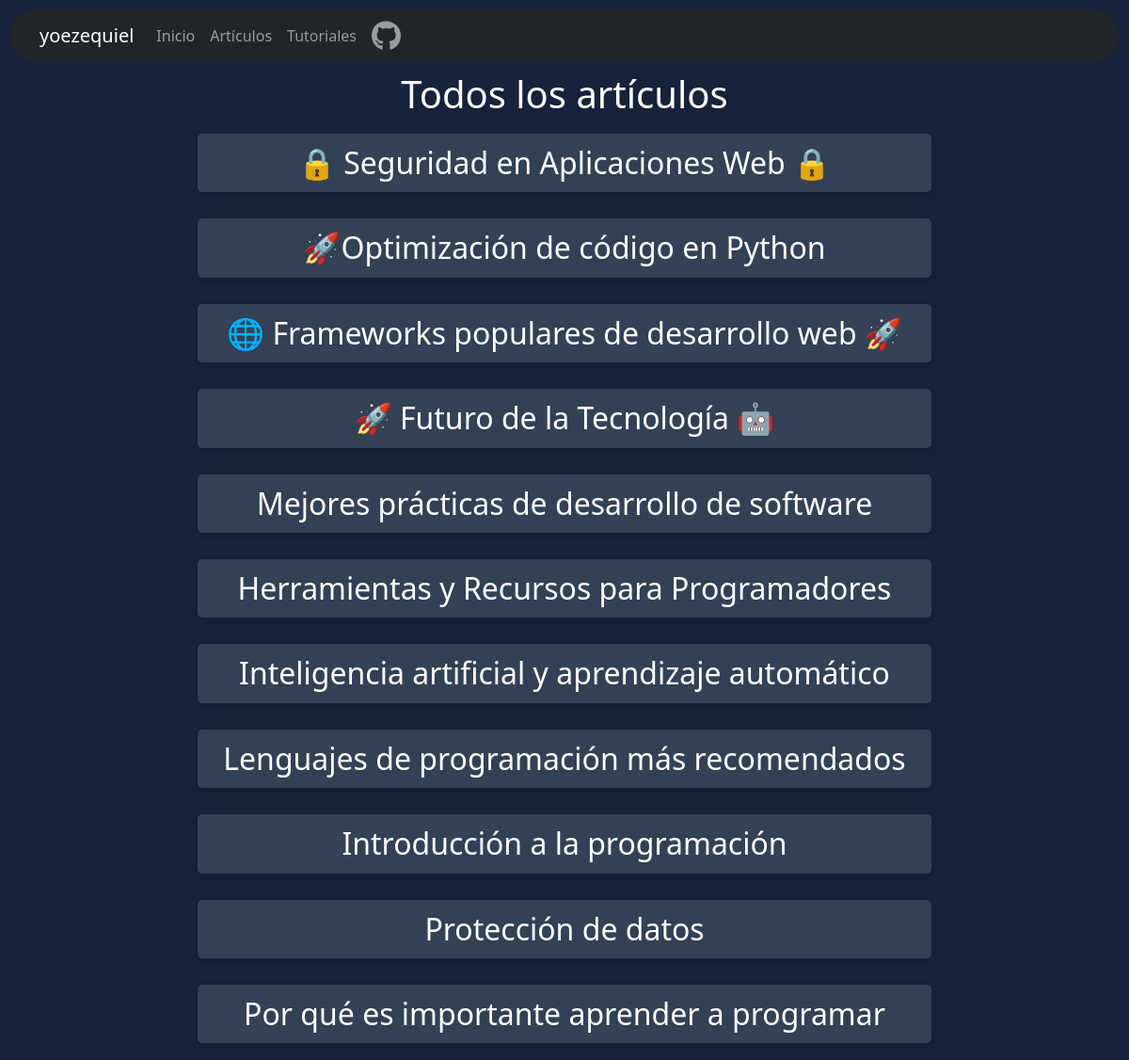
Page /articles on the earlier database version.
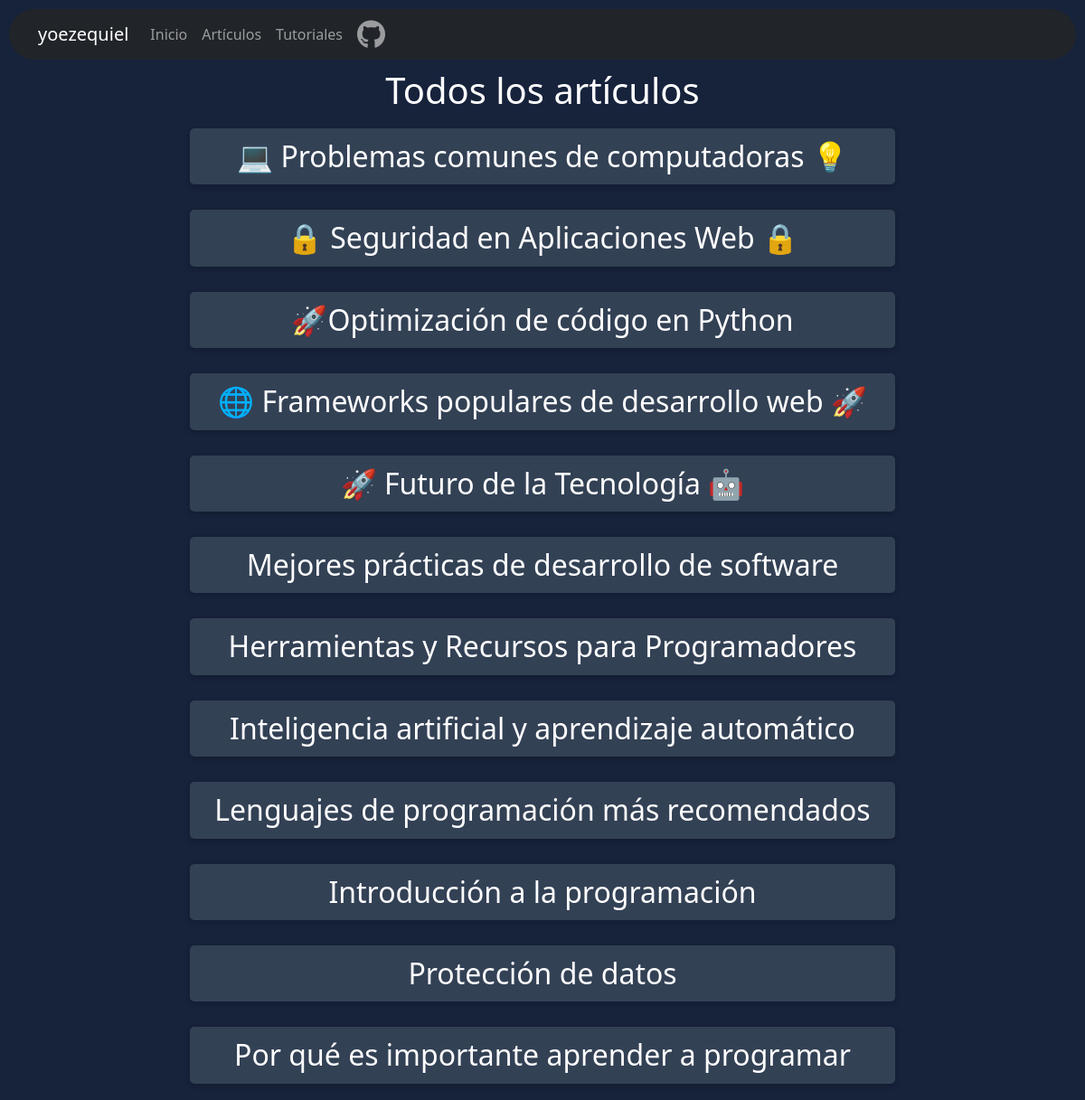
Same page on the later database version.
### tables this page shows
CREATE TABLE articles (
                    id INTEGER PRIMARY KEY AUTOINCREMENT,
                    title TEXT NOT NULL,
                    content TEXT NOT NULL,
                    image TEXT
                , type TEXT NOT NULL DEFAULT 'article', tags TEXT);

### app.py (the view)
@app.route('/articles')
def view_all_articles():
    conn = get_db_connection()
    if conn:
        try:
            cursor = conn.cursor()
            cursor.execute("SELECT * FROM articles WHERE type='article' ORDER BY id DESC")
            all_articles = cursor.fetchall()
            cursor.close()
            conn.close()
            return render_template('all_articles.html', articles=all_articles)
        except sqlite3.Error as e:
            print(e)
            return "Error en la conexión a la base de datos"
    else:
        return "Error en la conexión a la base de datos"

### app.py (called while the page is built)
def get_db_connection():
    try:
        conn = sqlite3.connect('blog.db')
        return conn
    except sqlite3.Error as e:
        print(e)
        return None

### templates/all_articles.html (shortened to what this page needs)
{% extends 'base.html' %}
{% block content %}
<link rel="stylesheet" href="{{ url_for('static', filename='css/index.css') }}">
<body>
    <h1>Todos los artículos</h1>
    {% for article in articles %}
            <div class="article">
                <h2><a id="a" href="{{ url_for('view_article', article_id=article[0]) }}">{{ article[1] }}</a></h2>
            </div>
        {% endfor %}
</body>
</html>
{% endblock %}

### templates/base.html (shortened to what this page needs)
<!DOCTYPE html>
<html lang="es">
<head>
    <link rel="stylesheet" href="https://stackpath.bootstrapcdn.com/bootstrap/5.0.0-alpha2/css/bootstrap.min.css">
    <link rel="stylesheet" href="{{ url_for('static', filename='css/base.css') }}">
</head>
<body>
    <nav class="navbar navbar-expand-lg navbar-dark bg-dark">
        <div class="container">
            <a class="navbar-brand" href="/">yoezequiel</a>
            <div class="collapse navbar-collapse" id="navbarNav">
                <ul class="navbar-nav ml-auto">
                    <li class="nav-item">
                        <a class="nav-link" href="/">Inicio</a>
                    </li>
                    <li class="nav-item">
                        <a class="nav-link" href="/articles">Artículos</a>
                    </li>
                    <li class="nav-item">
                        <a class="nav-link" href="/tutoriales">Tutoriales</a>
                    </li>
                    <li class="nav-item">
                        <a class="nav-link" href="https://github.com/yoezequiel" target="_blank" aria-label="Enlace a mi perfil de GitHub"><i class="fa-brands fa-github fa-2xl"></i></a>
                    </li>
                </ul>
            </div>
        </div>
    </nav>
    <div class="container" id="container">
        {% block content %}
        {% endblock %}
</body>
</html>

### static/css/base.css (style rules this page uses)
body { background-color: rgb(23, 34, 59); color: white; text-align: center; }
nav { border-radius: 100px; margin: 10px; text-align: center; }

### static/css/index.css (style rules this page uses)
.article { padding: 10px; margin-bottom: 20px; transition: transform 0.3s ease-in-out; border-radius: 8px; max-width: 800px; margin: 0 auto; }
#a { display: block; text-decoration: none; color: white; font-weight: 400; background-color: rgb(51, 65, 85); box-shadow: 0 2px 6px rgba(0, 0, 0, 0.2); padding: 12px 20px; border-radius: 5px; width: 100%; }

Differences in the rows shown:
added articles: title "💻 Problemas comunes de computadoras 💡"
